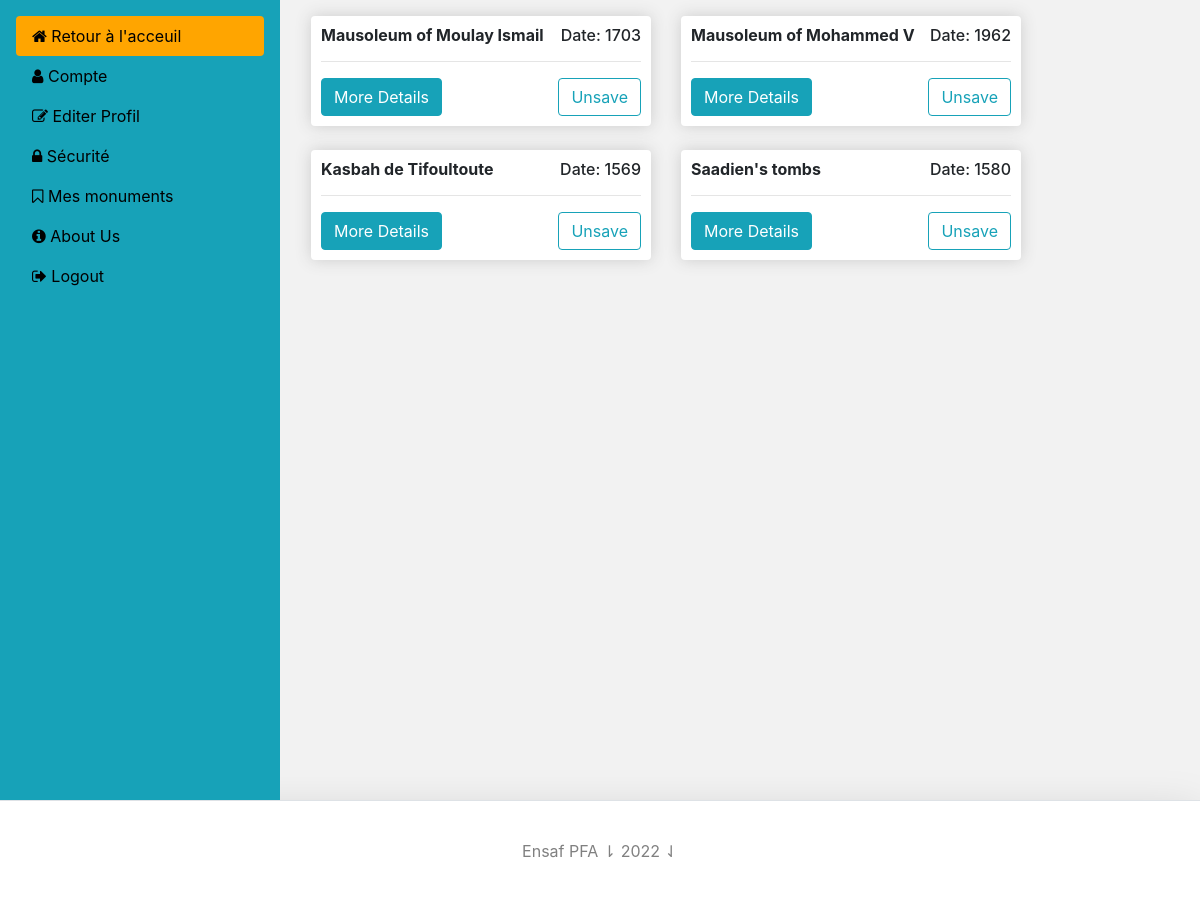
Page /account/saved/ (signed in) on the committed database.
### monument/models.py (models this page shows, shortened)
class Monument(models.Model):
	title 					= models.CharField(max_length=50, null=False, blank=False)
	description 			= models.TextField(max_length=10000, null=False, blank=False)
	image		 			= models.ImageField(upload_to=upload_location, null=True, blank=True)
	year					= models.CharField(max_length=50, null=False, blank=True)
	latitude				= models.FloatField(null=False, blank=True, default=0)
	longitude				= models.FloatField(null=False, blank=True, default=0)
	city					= models.CharField(max_length=50, null=True, blank=True, default="Casablanca")
	slug 					= models.SlugField(blank=True, unique=True)
	saved = models.ManyToManyField(Account, default=None, blank=True)

### account/views.py (the view)
# urls.py: path('account/saved/',account_saved,name="saved"),
def account_saved(request):
	context={}
	user = request.user
	if not user.is_authenticated:
		return redirect("must_authenticate")
	savedlist = Monument.objects.filter(saved = request.user)
	context['savedlist'] = savedlist
	return render(request,"account/saved.html",context)

### account/templates/account/saved.html (shortened to what this page needs)
{% extends 'account/account.html' %}
{% block content %}
<div class="container">
	<div class="row" >
		{% if savedlist %}
			{% for monument in savedlist %}
			<div class="col-lg-5 mb-4">
				<div class="box-element product">
					<h6><strong>{{monument.title}}</strong><p style="display: inline-block; float: right">Date: {{monument.year}}</p></h6>
					<hr>
					<a class="btn btn-info" href="{% url 'monument:detail' monument.slug %}">More Details</a>
					<a class="btn btn-outline-info" style="display: inline-block; float: right; margin: auto;" href="{% url 'monument:unsave' monument.slug %}">Unsave</a>
				</div>
			</div>
			{% endfor %}
		{% else %}
			<div class="container">
				<h4 class="card-title">Nothing to display</h4>
				<p class="card-text"> you have no saved places </p>
			</div>
		{% endif %}
	</div>
</div>
{% endblock content %}

### account/templates/account/saved.html (style rules this page uses)
.box-element { box-shadow:hsl(0, 0%, 80%) 0 0 16px; background-color: #fff; border-radius: 4px; padding: 10px; }

### rows in the picture
Monument: title "Mausoleum of Moulay Ismail", year "1703"
Monument: title "Mausoleum of Mohammed V", year "1962"
Monument: title "Kasbah de Tifoultoute", year "1569"
Monument: title "Saadien's tombs", year "1580"
